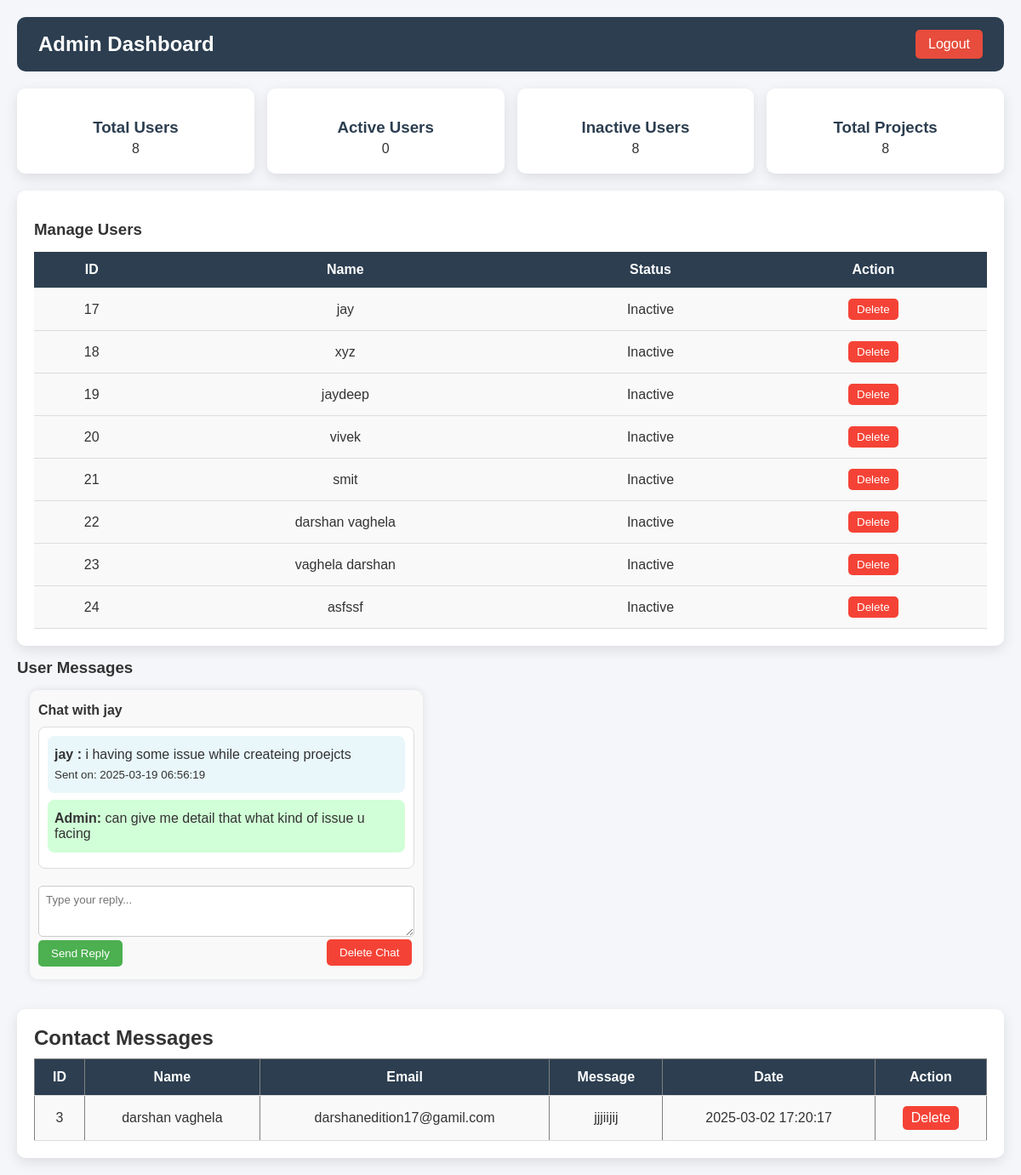
Page /admin/dashboard.php (signed in) on the committed database.
### tables this page shows
CREATE TABLE `users` (
  `id` int NOT NULL,
  `name` varchar(100) NOT NULL,
  `gmail` varchar(100) NOT NULL,
  `password` varchar(255) NOT NULL,
  `created_at` timestamp NOT NULL DEFAULT CURRENT_TIMESTAMP,
  `last_login` datetime DEFAULT NULL
);

CREATE TABLE `messages` (
  `id` int NOT NULL,
  `user_id` int NOT NULL,
  `message` text NOT NULL,
  `admin_reply` text,
  `created_at` timestamp NOT NULL DEFAULT CURRENT_TIMESTAMP
);

CREATE TABLE `contact_messages` (
  `id` int NOT NULL,
  `name` varchar(100) DEFAULT NULL,
  `email` varchar(100) DEFAULT NULL,
  `message` text,
  `created_at` timestamp NOT NULL DEFAULT CURRENT_TIMESTAMP
);

### admin/dashboard.php (the view, shortened to what this page needs)
<?php
require_once '../server/connection.php';
$user_count_query = "SELECT COUNT(*) AS total_users FROM users";
$user_count_result = $conn->query($user_count_query);
$total_users = $user_count_result->fetch_assoc()['total_users'] ?? 0;
$active_users_query = $conn->query("SELECT COUNT(*) as active FROM users WHERE last_login >= NOW() - INTERVAL 5 DAY");
$active_users = $active_users_query->fetch_assoc()['active'] ?? 0;
$inactive_users_query = $conn->query("SELECT COUNT(*) as inactive FROM users WHERE last_login < NOW() - INTERVAL 5 DAY OR last_login IS NULL");
$inactive_users = $inactive_users_query->fetch_assoc()['inactive'] ?? 0;
$project_count_query = "SELECT COUNT(*) AS total_projects FROM projects";
$project_count_result = $conn->query($project_count_query);
$total_projects = $project_count_result->fetch_assoc()['total_projects'] ?? 0;
$users_query = $conn->query("SELECT id, name, last_login FROM users");
$sql = "SELECT * FROM contact_messages ORDER BY created_at DESC";
$result = mysqli_query($conn, $sql);
?>
<!DOCTYPE html>
<html lang="en">
<head>
    <link rel="stylesheet" href="../css/admin-dashboard.css">
</head>
<body>
    <header>
        <h2>Admin Dashboard</h2>
        <a href="logout.php" class="logout-btn">Logout</a>
    </header>
    <main>
        <section class="stats">
            <div class="card">
                <h3>Total Users</h3>
                <p><?php echo $total_users; ?></p>
            </div>
            <div class="card">
                <h3>Active Users</h3>
                <p><?php echo $active_users; ?></p>
            </div>
            <div class="card">
                <h3>Inactive Users</h3>
                <p><?php echo $inactive_users; ?></p>
            </div>
            <div class="card">
                <h3>Total Projects</h3>
                <p><?php echo $total_projects; ?></p>
            </div>
        </section>
        <section class="user-management">
            <h3>Manage Users</h3>
            <table>
                <tr>
                    <th>ID</th>
                    <th>Name</th>
                    <th>Status</th>
                    <th>Action</th>
                </tr>
                <?php while ($user = $users_query->fetch_assoc()) {
                   $lastLogin = $user['last_login'] ?? '';
                   $lastLoginTimestamp = !empty($lastLogin) ? strtotime($lastLogin) : 0;
                   $status = ($lastLoginTimestamp >= strtotime('-5 days')) ? "Active" : "Inactive";
                    echo "<tr>
                        <td>{$user['id']}</td>
                        <td>{$user['name']}</td>
                        <td>{$status}</td>
                        <td><button onclick='confirmDelete({$user['id']})' class='delete-btn'>Delete</button></td>
                    </tr>";
                } ?>
            </table>
        </section>
        <h3>User Messages</h3>
        <section class="messages">
    <?php
    $message_query = "SELECT m.id, m.user_id, m.message, m.admin_reply, m.created_at, u.name as user_name
                  FROM messages m
                  JOIN users u ON m.user_id = u.id
                  ORDER BY m.user_id, m.created_at ASC";
    $messages = $conn->query($message_query);
    $grouped_messages = [];
    while ($message = $messages->fetch_assoc()) {
        $grouped_messages[$message['user_id']][] = $message;
    }
    foreach ($grouped_messages as $user_id => $user_messages)
    {
        $user_name = $user_messages[0]['user_name'];
      ?>
        <div class="message-thread">
            <h4>Chat with <?php echo htmlspecialchars($user_name); ?></h4>
            <div class="chat-box" id="chat-<?php echo $user_id; ?>">
                <?php
                foreach ($user_messages as $msg) {
                    ?>
                    <div class="user-message">
                        <p><strong> <?php echo htmlspecialchars($user_name); ?> :</strong> <?php echo htmlspecialchars($msg['message']); ?></p>
                        <p><small>Sent on: <?php echo $msg['created_at']; ?></small></p>
                    </div>
                    <?php
                    if (!empty($msg['admin_reply'])) {
                    ?>
                    <div class="admin-reply">
                        <p><strong>Admin:</strong> <?php echo htmlspecialchars($msg['admin_reply']); ?></p>
                    </div>
                    <?php
                    }
                }
                ?>
            </div>
            <form action="reply.php" method="POST">
                <textarea name="reply" placeholder="Type your reply..." required></textarea>
                <button type="submit">Send Reply</button>
            </form>
            <form action="delete_chat.php" method="POST">
                <button type="submit" class="delete-btn-chat">Delete Chat</button>
            </form>
        </div>
     <?php
    }
 ?>
</section>
<section class="user-management">
  <h2>Contact Messages</h2>
    <table border="1">
        <tr>
            <th>ID</th>
            <th>Name</th>
            <th>Email</th>
            <th>Message</th>
            <th>Date</th>
            <th>Action</th>
        </tr>
        <?php while ($row = mysqli_fetch_assoc($result)) { ?>
            <tr>
                <td><?php echo $row['id']; ?></td>
                <td><?php echo $row['name']; ?></td>
                <td><?php echo $row['email']; ?></td>
                <td><?php echo $row['message']; ?></td>
                <td><?php echo $row['created_at']; ?></td>
                <td>
                    <a href="dashboard.php?delete_id=<?php echo $row['id']; ?>" class="delete-btn" onclick="return confirm('Are you sure you want to delete this message?');">Delete</a>
                </td>
            </tr>
        <?php } ?>
       </table>
    </section>
    </main>
</body>
</html>

### css/admin-dashboard.css (style rules this page uses)
* { margin: 0; padding: 0; box-sizing: border-box; font-family: 'Poppins', sans-serif; }
body { background-color: #f4f6f9; color: #333; padding: 20px; }
header { display: flex; justify-content: space-between; align-items: center; background: #2c3e50; padding: 15px 25px; color: white; border-radius: 10px; }
header h2 { font-size: 24px; }
.logout-btn { background: #e74c3c; color: white; padding: 8px 15px; border: none; cursor: pointer; border-radius: 5px; transition: 0.3s; text-decoration: none; }
.stats { display: grid; grid-template-columns: repeat(auto-fit, minmax(200px, 1fr)); gap: 15px; margin: 20px 0; }
.card { background: white; padding: 20px; border-radius: 10px; box-shadow: 0px 5px 15px rgba(0, 0, 0, 0.1); text-align: center; transition: 0.3s; }
.card h3 { color: #2c3e50; margin-bottom: 5px; }
.user-management { background: white; padding: 20px; border-radius: 10px; box-shadow: 0px 5px 15px rgba(0, 0, 0, 0.1); margin-top: 20px; }
.user-management h3 { margin-bottom: 15px; }
table { width: 100%; border-collapse: collapse; margin-top: 10px; }
table th, table td { padding: 12px; text-align: center; border-bottom: 1px solid #ddd; }
th { background: #2c3e50; color: white; }
td { background: #f9f9f9; }
.delete-btn { background: #e74c3c; color: white; padding: 6px 12px; border: none; cursor: pointer; border-radius: 5px; transition: 0.3s; }
h3 { margin-top: 15px; }
.messages { width: 100%; display: flex; flex-wrap: wrap; }
.message-thread { background-color: #f9f9f9; padding: 15px 10px; margin: 15px; border-radius: 10px; box-shadow: 0 0 10px rgba(0, 0, 0, 0.1); position: relative; width: 462px; animation: slideIn 0.5s ease-out; }
.message-thread h4 { margin-bottom: 10px; }
.chat-box { padding: 10px; background-color: #ffffff; border-radius: 8px; border: 1px solid #ddd; max-height: 300px; overflow-y: auto; margin-bottom: 10px; }
.user-message, .admin-reply { padding: 8px; margin-bottom: 8px; border-radius: 8px; }
.user-message { background-color: #e9f7fb; text-align: left; }
.admin-reply { background-color: #d1ffd7; text-align: left; }
.user-message p, .admin-reply p { margin: 5px 0; }
textarea { width: 100%; height: 60px; padding: 8px; margin-top: 10px; border: 1px solid #ccc; border-radius: 5px; }
button { padding: 8px 15px; background-color: #4CAF50; color: white; border: none; border-radius: 5px; cursor: pointer; display: inline-block; }
.delete-btn { background-color: #f44336; padding: 5px 10px; color: white; border: none; border-radius: 5px; cursor: pointer; display: inline-block; text-decoration: none; }
.delete-btn-chat { background-color: #f44336; padding: 8px 15px; color: white; border: none; border-radius: 5px; cursor: pointer; position: absolute; display: inline-block; margin: -32px 0px 0px 339px; }

### rows in the picture
users: id "17", name "jay"
users: id "18", name "xyz"
users: id "19", name "jaydeep"
users: id "20", name "vivek"
users: id "21", name "smit"
users: id "22", name "darshan vaghela"
users: id "23", name "vaghela darshan"
users: id "24", name "asfssf"
messages: user.name "jay", message "i having some issue while createing proejcts", created_at "2025-03-19 06:56:19", admin_reply "can give me detail that what kind of issue u facing"
contact_messages: id "3", name "darshan vaghela", email "darshanedition17@gamil.com", message "jjjiijij", created_at "2025-03-02 17:20:17"

### other values in the picture
$total_users "8"
$active_users "0"
$inactive_users "8"
$total_projects "8"
